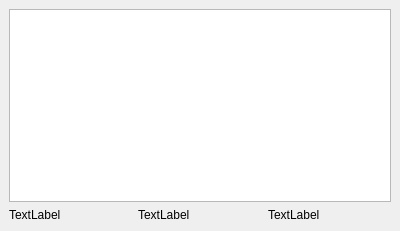
<?xml version="1.0" encoding="UTF-8"?>
<ui version="4.0">
 <class>MainWindow</class>
 <widget class="QMainWindow" name="MainWindow">
  <property name="geometry">
   <rect>
    <x>0</x>
    <y>0</y>
    <width>400</width>
    <height>231</height>
   </rect>
  </property>
  <property name="sizePolicy">
   <sizepolicy hsizetype="Fixed" vsizetype="Fixed">
    <horstretch>0</horstretch>
    <verstretch>0</verstretch>
   </sizepolicy>
  </property>
  <property name="baseSize">
   <size>
    <width>400</width>
    <height>150</height>
   </size>
  </property>
  <property name="contextMenuPolicy">
   <enum>Qt::NoContextMenu</enum>
  </property>
  <property name="windowTitle">
   <string notr="true">ConnTester</string>
  </property>
  <property name="locale">
   <locale language="English" country="UnitedStates"/>
  </property>
  <widget class="QWidget" name="centralwidget">
   <layout class="QVBoxLayout" name="verticalLayout">
    <item>
     <widget class="QGraphicsView" name="graphicsView"/>
    </item>
    <item>
     <layout class="QHBoxLayout" name="labelsLayout">
      <item>
       <widget class="QLabel" name="lossLabel">
        <property name="text">
         <string>TextLabel</string>
        </property>
       </widget>
      </item>
      <item>
       <widget class="QLabel" name="currLabel">
        <property name="text">
         <string>TextLabel</string>
        </property>
       </widget>
      </item>
      <item>
       <widget class="QLabel" name="meanLabel">
        <property name="text">
         <string>TextLabel</string>
        </property>
       </widget>
      </item>
     </layout>
    </item>
   </layout>
  </widget>
 </widget>
 <resources/>
 <connections/>
</ui>
